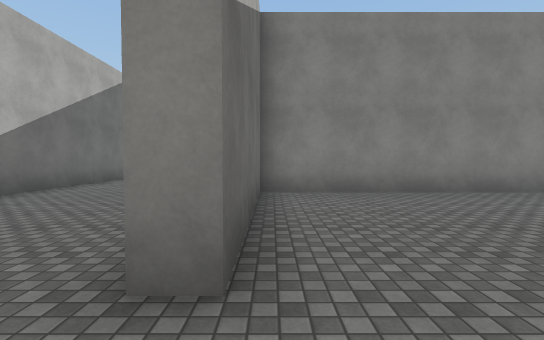
View 1 (above)

24 first-person views from a walk through a 3-D level made in the Unity game engine. The camera is 1.4 m above the floor, tilts 2° down and sees 85° across. The floor is counted in squares, 2 m on a side. Each view is taken from the middle of a square. On the plan, view 1 faces up. The plan holds only what a view shows up to about 10 squares ahead; the rest is blank. The place goes on beyond the plan. The player character is not drawn. Surface patterns are stand-ins for the level's own textures.

View 2
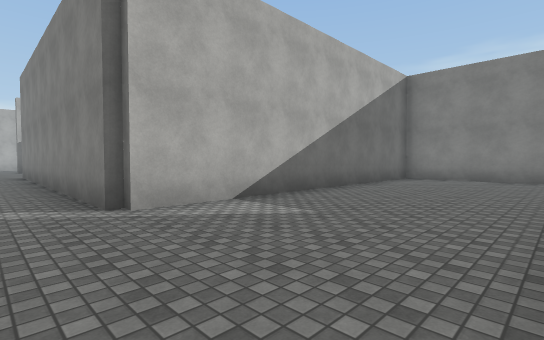

View 3
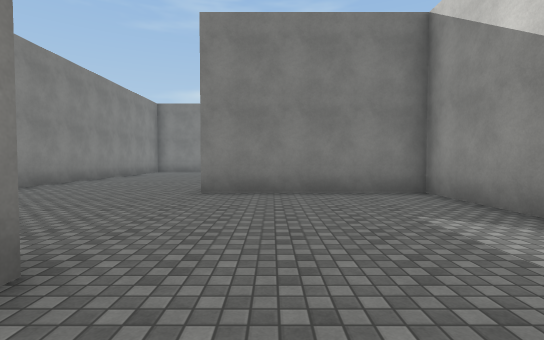

View 4
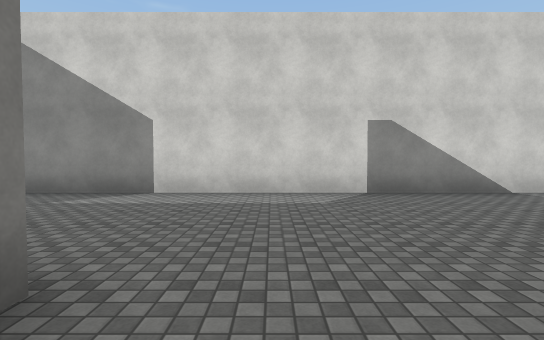

View 5
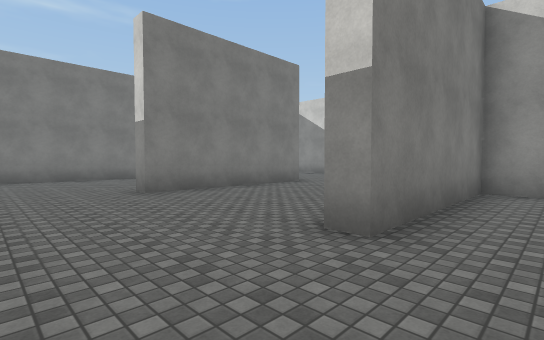

View 6
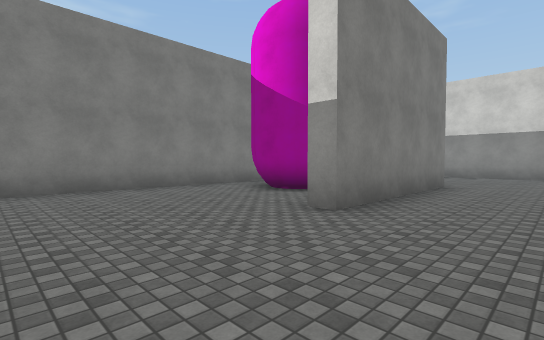

View 7
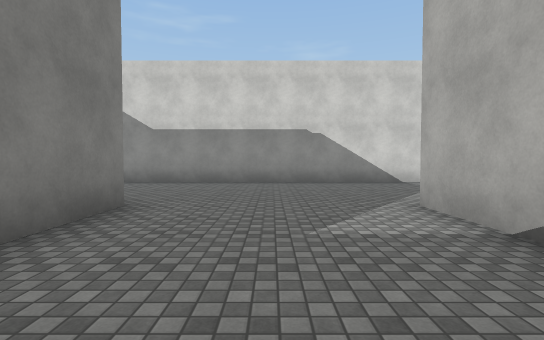

View 8
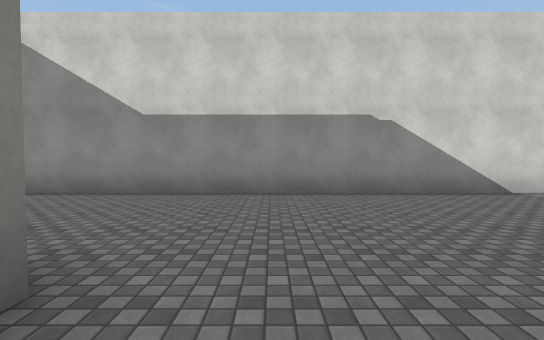

View 9
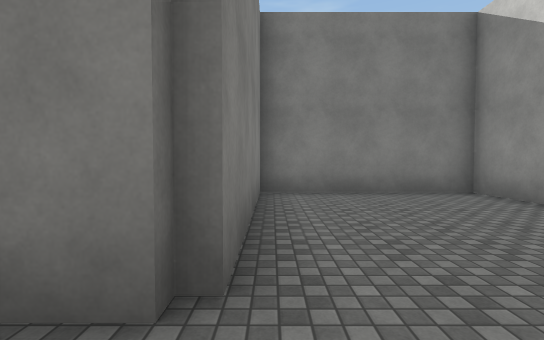

View 10
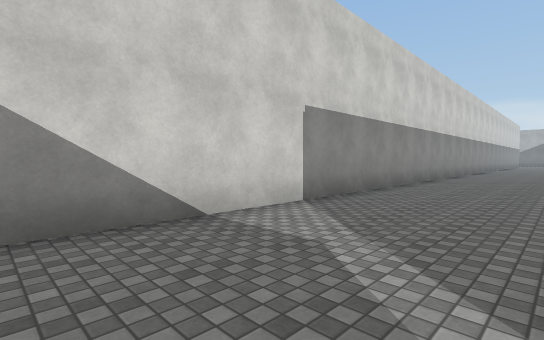

View 11
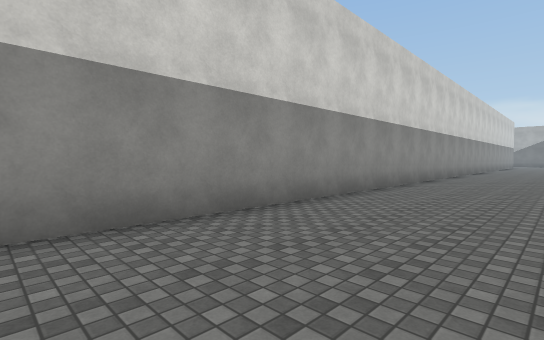

View 12
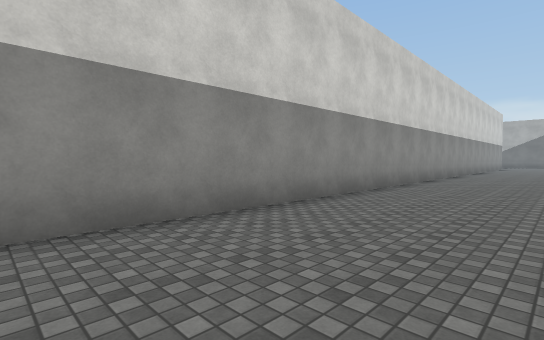

View 13
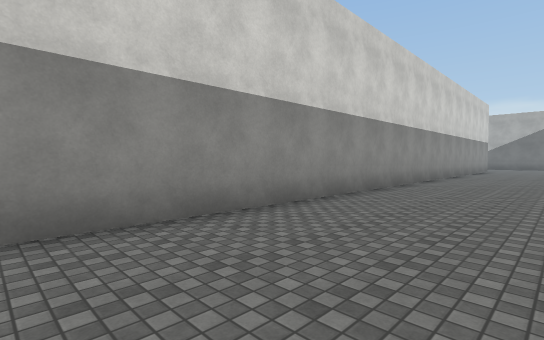

View 14
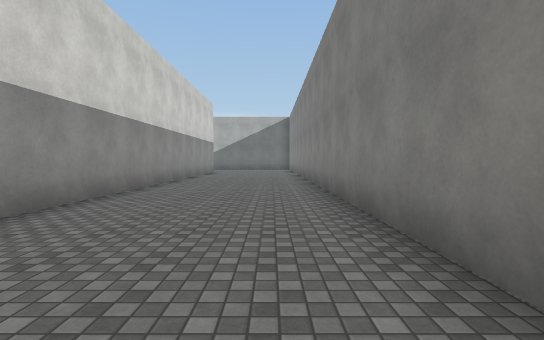

View 15
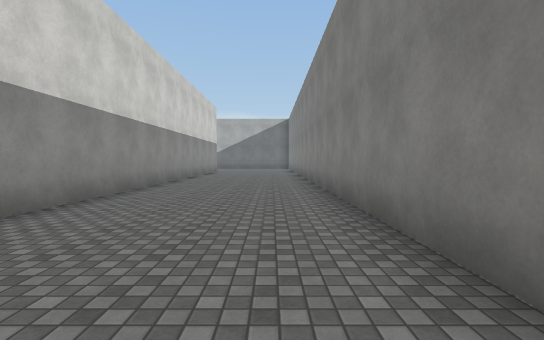

View 16
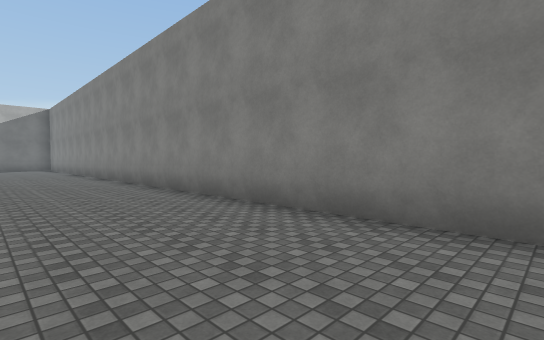

View 17
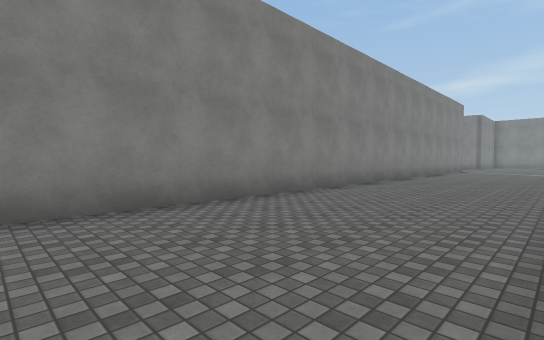

View 18
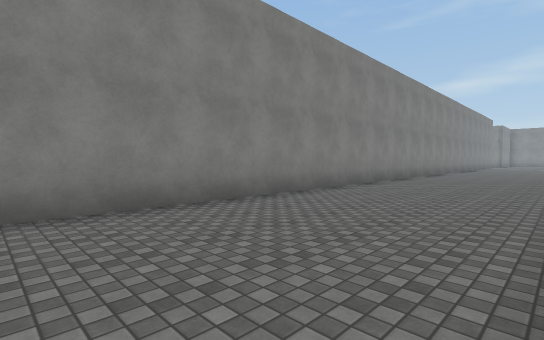

View 19
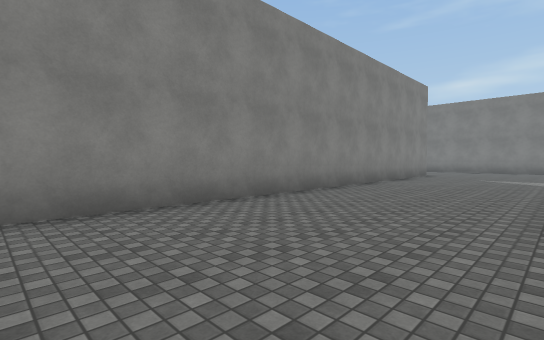

View 20
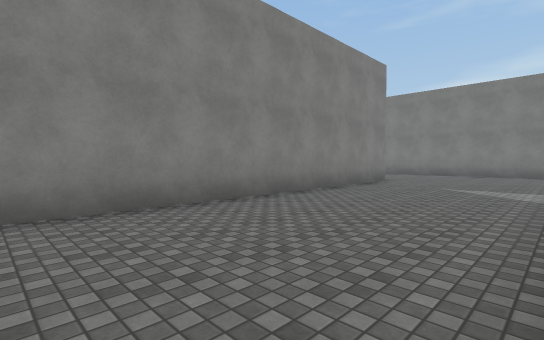

View 21
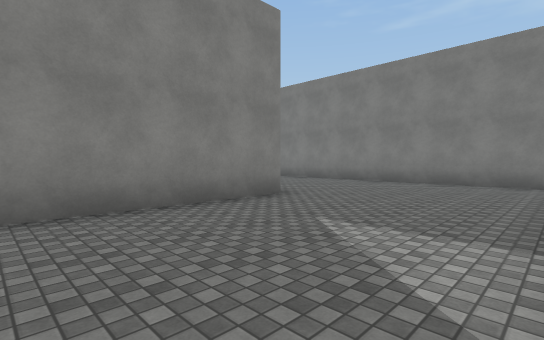

View 22
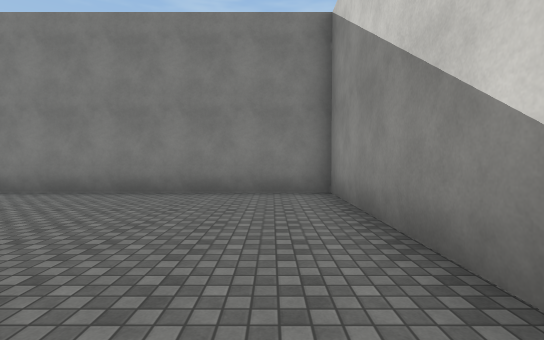

View 23
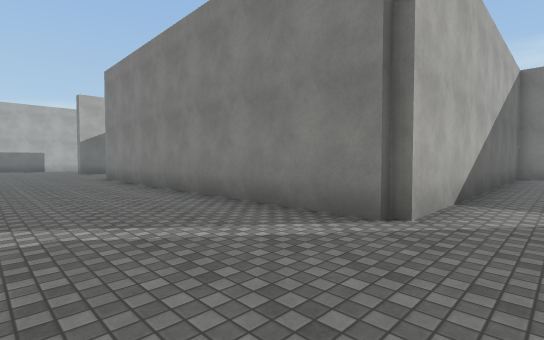

View 24
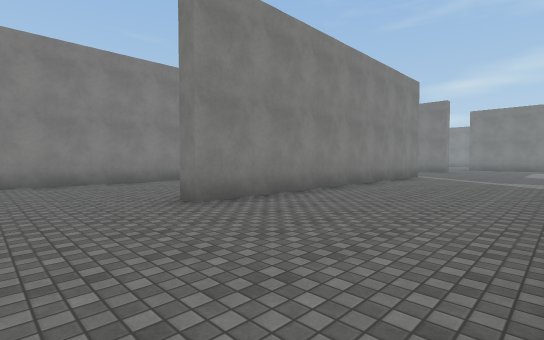

### Floor plan
Points are (right, up) in squares from view 1. A wall is a line through its corners. A room is listed if a view was taken in it or the views show most of it. See-through windows are left out.
Room 1 (views 1, 2, 3, 4, 5, 6, 7, 8, 9, 10, 11, 12, 13, 14, 15, 16, 17, 18, 19, 20, 21, 22, 23, 24)
walls: (-0.2, 5.9) (-0.2, 1.5) (-0.8, 1.5); (-7.8, -3.3) (4.2, -3.3) (4.2, 1.5) (4.8, 1.5); (-5, -3.7) (-24, -3.7); (-13.1, 6.2) (-17.6, 6.2); (-5.2, 10.9) (-5.2, 1.3) (-15.5, 1.3) (-15.5, 1.8); (4.7, -1.4) (4.7, -3.5); (8, 6.2) (-0.2, 6.2); (9.2, 6.7) (14.2, 6.7) (14.2, 13.8); (9.2, -3.6) (9.2, 1.5) (9.8, 1.5); (11.2, -0.1) (11.8, 0.2) (12.4, 0.1) (12.8, -0.1); (9.6, 11.2) (-5, 11.2); (14.2, -0.6) (14.2, 4.8); (13.9, -3.7) (9.5, -3.7); (-24, -8.2) (14.2, -8.2) (14.2, -3.8)
low walls: (11.9, 0) (12.4, -0.1)
ways out: opening at (14, 0)

Where each view was taken, in squares from view 1:
view 1: 0 up, 0 right, facing up
view 2: 0 up, 1 left, facing up-left
view 3: 0 up, 2 left, facing right
view 4: 3 up, 2 left, facing down
view 5: 4 up, 3 right, facing down-right
view 6: 5 up, 7 right, facing down-right
view 7: 1 up, 7 right, facing down
view 8: 2 down, 8 right, facing down
view 9: 4 down, 8 right, facing right
view 10: 5 down, 5 right, facing down-left
view 11: 5 down, 1 right, facing down-left
view 12: 5 down, 5 left, facing down-left
view 13: 5 down, 10 left, facing down-left
view 14: 5 down, 14 left, facing left
view 15: 5 down, 13 left, facing left
view 16: 7 down, 13 left, facing up-left
view 17: 8 down, 15 left, facing up-right
view 18: 8 down, 24 left, facing up-right
view 19: 7 up, 4 left, facing up-right
view 20: 7 up, 0 right, facing up-right
view 21: 7 up, 5 right, facing up-right
view 22: 8 up, 8 right, facing right
view 23: 2 down, 4 left, facing up-left
view 24: 3 down, 18 left, facing up-right
